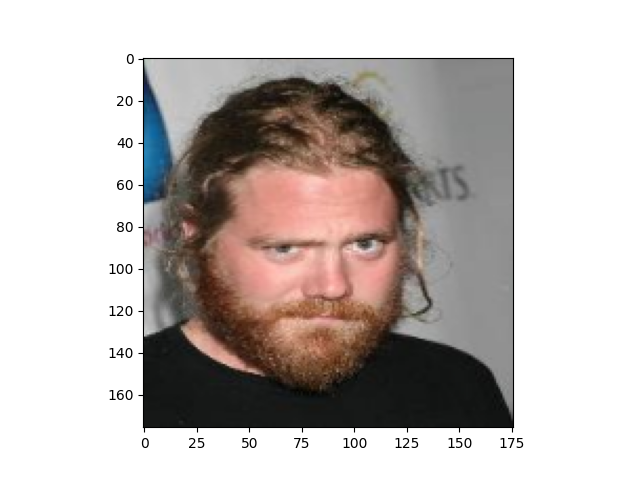
#> input picture images/3_colors_network_images/ANSWER/ANSWER_0.png, 640 x 480 px
$ python -i preprocess.py   (imports and definitions only)
#> lines starting #> are read from the running program, lines starting #| are printed output that depends on the picture
import os, cv2
import numpy as np
import matplotlib.pyplot as plt
from scipy import ndimage as ndi

def Gaussian(x, y, sd=1.0):
    a = 1 / (2 * np.pi * sd ** 2)
    b = -((x ** 2 + y ** 2) / (2 * sd ** 2))
    c = np.exp(b)
    return a * c

def gFilter(sd=1):
    F_size = 8 * sd + 1
    center = 4 * sd

    filter = np.zeros((F_size, F_size), dtype=float)
    filter[center][center] = Gaussian(0, 0, sd)

    for row in range(0, center):
        for col in range(0, center):
            if (row == 0) and (col == 0):
                continue
            filter[center - row][center - col] = filter[center + row][center + col] = Gaussian(row, col, sd)
            filter[center + row][center - col] = filter[center - row][center + col] = Gaussian(-row, col, sd)
    return filter

def resize(img):

    img_crop = cv2.resize(img, dsize=(176, 176))
    img_blur = cv2.filter2D(img_crop, -1, kernel=gFilter(1))  # 가우시안 blur 적용

    # 44*44*3 크기로 4배 축소
    out_shape = tuple([44, 44, 3])
    input_shape = img_blur.shape

    n = (np.array(input_shape) / np.array(out_shape))
    coord = [n[i] * (np.arange(d))
             for i, d in enumerate(out_shape)]
    coord = np.meshgrid(*coord, indexing='ij')
    img_resized = ndi.map_coordinates(img_blur, coord)

    return img_resized, img_crop

def preprocess(images):
    B = images.shape[0]

    a = np.zeros((B, 44, 44, 3))
    b = np.zeros((B, 176, 176, 3))
    for idx in range(B):
        img = images[idx]
        a[idx], b[idx] = resize(img)
    return a, b


>>> import cv2
>>> picture = cv2.imread('../images/3_colors_network_images/ANSWER/ANSWER_0.png', cv2.IMREAD_GRAYSCALE)
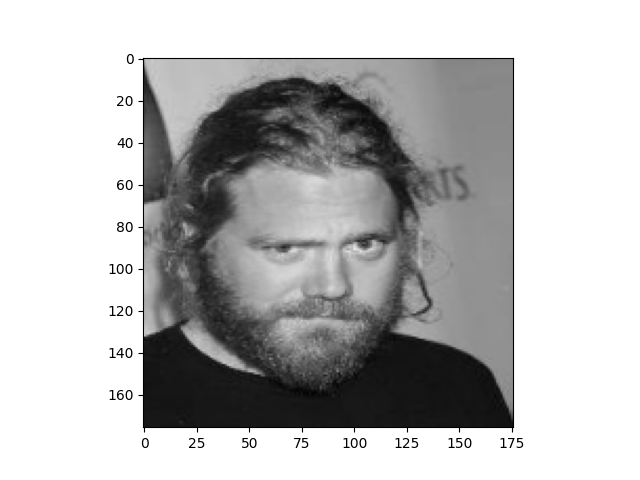
#> picture: shape (480, 640); min 0, max 255, mean 186.9
>>> result = preprocess(picture)
#> (the run stopped early here; a loop or call above may not have finished)

$ run again, on images/3_colors_network_images/ANSWER/ANSWER_1.png
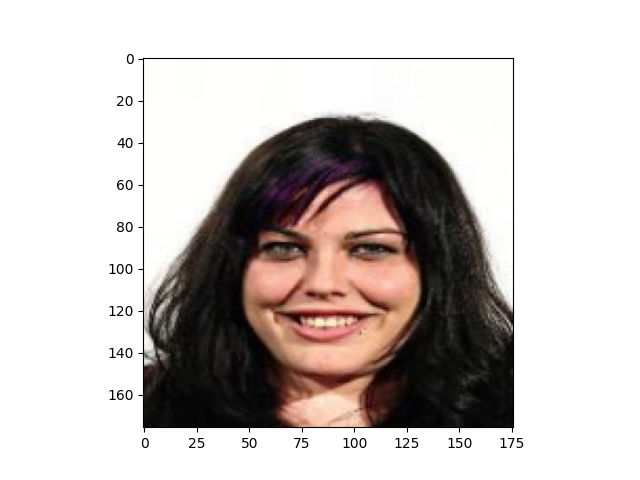
#> input picture images/3_colors_network_images/ANSWER/ANSWER_1.png, 640 x 480 px
#> `picture = cv2.imread('../images/3_colors_network_images/ANSWER/ANSWER_..`:
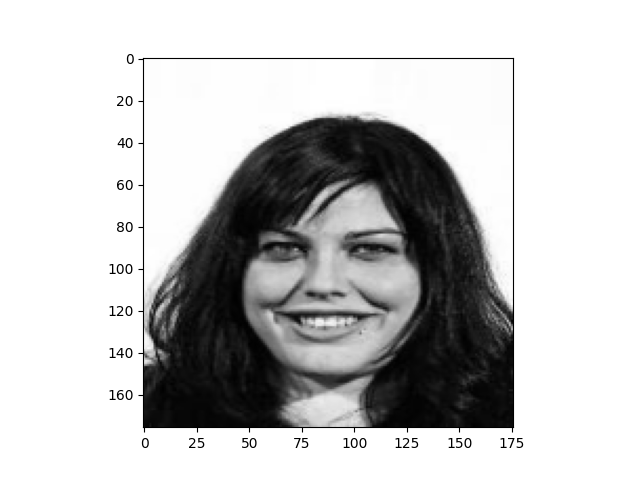
#> picture: shape (480, 640); min 0, max 255, mean 195.8

$ run again, on images/3_colors_network_images/ANSWER/ANSWER_2.png
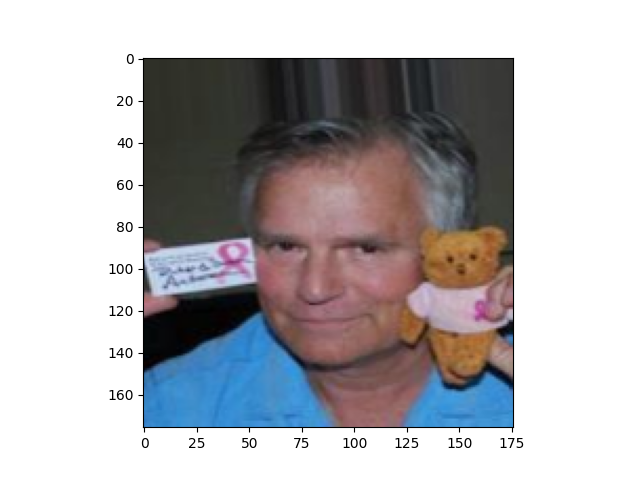
#> input picture images/3_colors_network_images/ANSWER/ANSWER_2.png, 640 x 480 px
#> `picture = cv2.imread('../images/3_colors_network_images/ANSWER/ANSWER_..`:
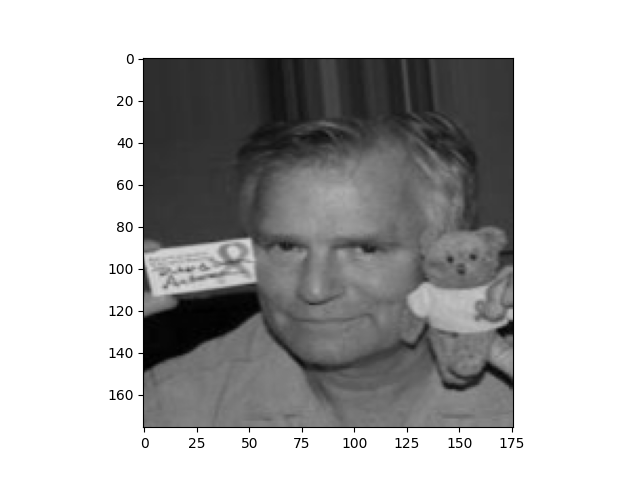
#> picture: shape (480, 640); min 0, max 255, mean 179.7

$ run again, on images/3_colors_network_images/ANSWER/ANSWER_3.png
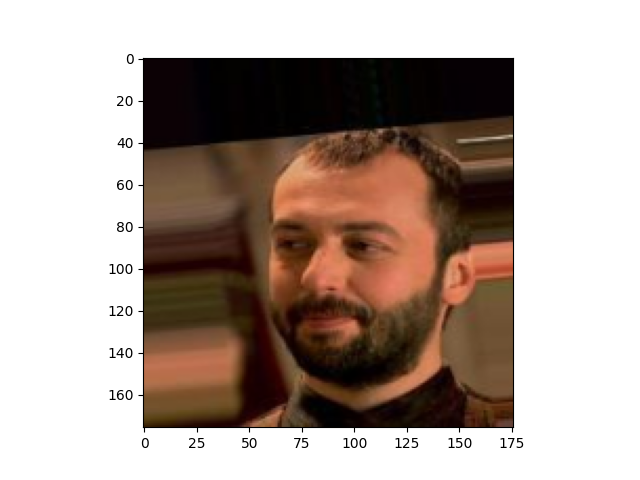
#> input picture images/3_colors_network_images/ANSWER/ANSWER_3.png, 640 x 480 px
#> `picture = cv2.imread('../images/3_colors_network_images/ANSWER/ANSWER_..`:
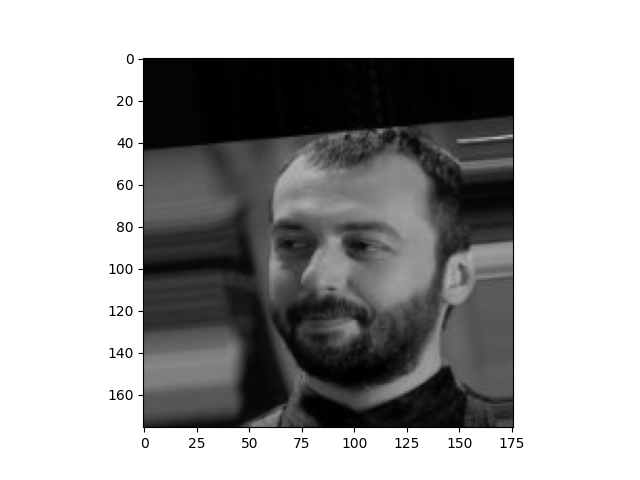
#> picture: shape (480, 640); min 0, max 255, mean 166.3
